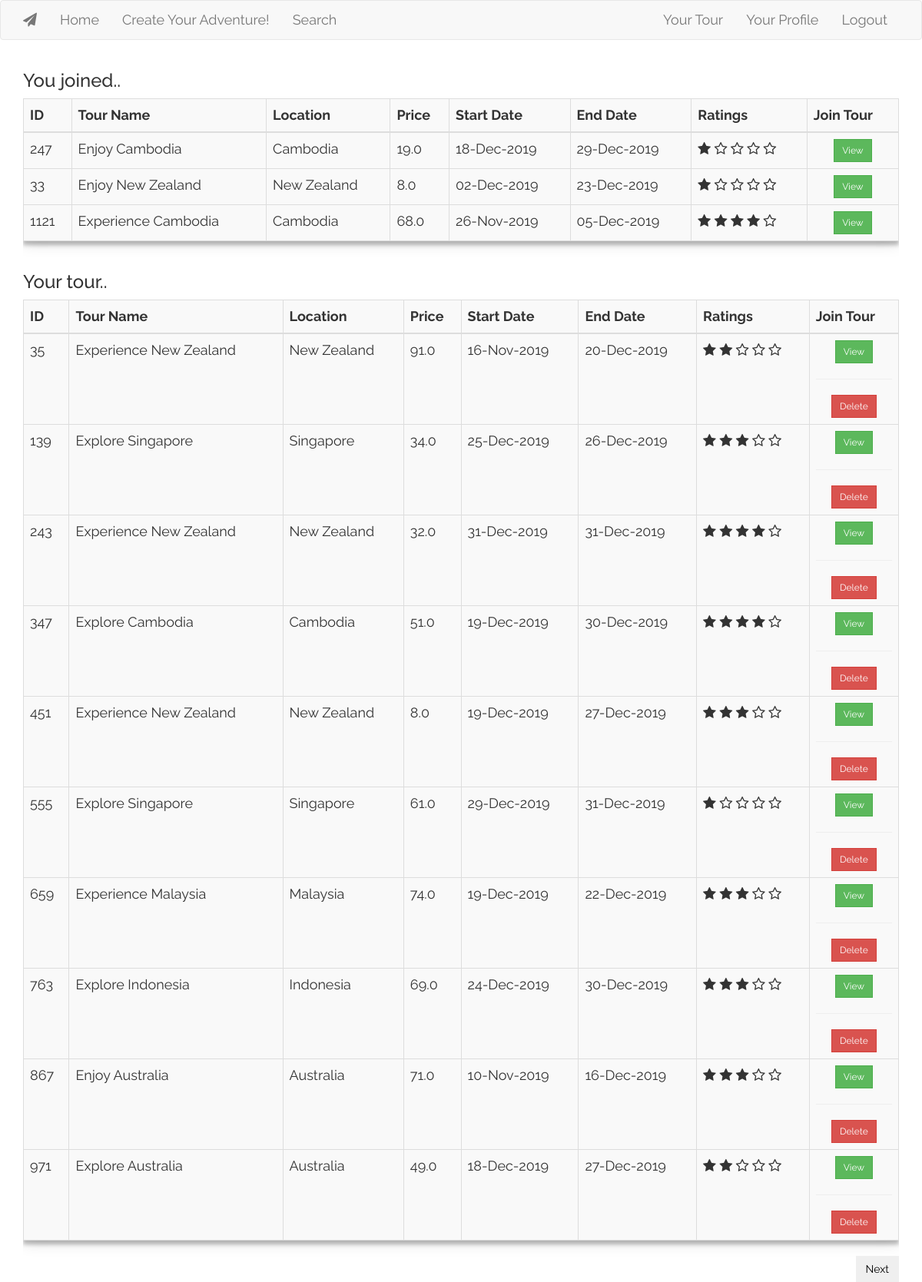
The app's page /joinedtours (signed in) with its own data.
### app/models.py (models this page shows, shortened)
class Tour(database.Model):
    id = database.Column(database.Integer, primary_key=True)
    tour_name = database.Column(database.String(50))
    tour_description = database.Column(database.String(140))
    tour_location = database.Column(database.String(50))
    tour_price = database.Column(database.Float)
    start_date = database.Column(database.DateTime)
    end_date = database.Column(database.DateTime)
    timestamp = database.Column(database.DateTime, index=True, default=datetime.now)
    user_id = database.Column(database.Integer, database.ForeignKey('user.id'))
    ratings  = database.Column(database.Float)
    f_status = database.Column(database.Boolean, default = False)

### app/routes.py (the view)
@app.route('/joinedtours')
def joinedtours():
    tourparted = User.get_participated_tours(user_id = current_user.id)
    tourcreated = User.get_created_tours(user_id = current_user.id)
    page = request.args.get('page', 1, type=int)
    tourcreated = tourcreated.paginate(page, 10, False)
    next_url = url_for('joinedtours', page=tourcreated.next_num) if tourcreated.has_next else None
    prev_url = url_for('joinedtours', page=tourcreated.prev_num) if tourcreated.has_prev else None
    return render_template('joinedtour.html',  tourcreated = tourcreated.items, tourpart = tourparted, next_url = next_url, prev_url = prev_url)

### app/__init__.py (called while the page is built)
def format_datetime(value, format='medium'):
    if format == 'full':
        format="EEEE, d. MMMM y 'at' HH:mm"
    elif format == 'medium':
        format="dd-MMM-y"
    return babel.dates.format_datetime(value, format)

### app/models.py (called while the page is built)
@login.user_loader
def load_user(id):
    return User.query.get(int(id))

    @staticmethod
    def get_participated_tours(user_id, tour_participated = []):
        tour_participated = Tour.query.join(TourParticipant, (TourParticipant.tour_id == Tour.id)).filter(and_(TourParticipant.user_id == user_id, Tour.f_status != True))
        return tour_participated

    @staticmethod
    def get_created_tours(user_id, tour_participated = []):
        tour_created = Tour.query.filter(and_(Tour.user_id == user_id, Tour.f_status != True))
        return tour_created

### app/templates/joinedtour.html (shortened to what this page needs)
{% extends "base.html" %}
{% block app_content %}
<h3>You joined..</h3>
<div class = "table-responsive">
<table class = "table table-striped table-hover table-bordered table-responsive align-middle">
 <thead>
        <tr>
                <th>ID</th>
                <th>Tour Name</th>
                <th>Location</th>
                <th>Price</th>
                <th>Start Date</th>
                <th>End Date</th>
                <th>Ratings</th>
                <th>Join Tour</th>
        </tr>
 </thead>
 <tbody>
                {% for tourjoined in tourpart %}
                <tr>
                    <td>{{tourjoined.id}}</td>
                    <td>{{tourjoined.tour_name}}</td>
                    <td>{{tourjoined.tour_location}}</td>
                    <td>{{tourjoined.tour_price}}</td>
                    <td>{{tourjoined.start_date|datetime}}</td>
                    <td>{{tourjoined.end_date|datetime}}</td>
                    <td>
                        <div class="star-rating main" data-toggle = "tooltip" data-placement="right" title = "{{ tourjoined.ratings }}  stars" >
                        <span class="fa fa-star-o" data-rating="1"></span>
                        <span class="fa fa-star-o" data-rating="2"></span>
                        <span class="fa fa-star-o" data-rating="3"></span>
                        <span class="fa fa-star-o" data-rating="4"></span>
                        <span class="fa fa-star-o" data-rating="5"></span>
                        </div>
                    </td>
                    <td style = "text-align: center">
                        <a href="{{ url_for('viewtour', id=tourjoined.id) }}"><button class = "btn btn-secondary btn-sm btn-success">{{ ('View') }}</a></button>
                    </td>
                </tr>
                {% endfor %}
</tbody>
</table>
</div>
<h3>Your tour..</h3>
<div class = "table-responsive">
<table class = "table table-striped table-hover table-bordered table-responsive align-middle">
 <thead>
        <tr>
                <th>ID</th>
                <th>Tour Name</th>
                <th>Location</th>
                <th>Price</th>
                <th>Start Date</th>
                <th>End Date</th>
                <th>Ratings</th>
                <th>Join Tour</th>
        </tr>
 </thead>
 <tbody>
                {% for tour in tourcreated %}
                <tr>
                    <td>{{tour.id}}</td>
                    <td>{{tour.tour_name}}</td>
                    <td>{{tour.tour_location}}</td>
                    <td>{{tour.tour_price}}</td>
                    <td>{{tour.start_date|datetime}}</td>
                    <td>{{tour.end_date|datetime}}</td>
                    <td>
                        <div class="star-rating main" data-toggle = "tooltip" data-placement="right" title = "{{ tour.ratings }}  stars" >
                        <span class="fa fa-star-o" data-rating="1"></span>
                        <span class="fa fa-star-o" data-rating="2"></span>
                        <span class="fa fa-star-o" data-rating="3"></span>
                        <span class="fa fa-star-o" data-rating="4"></span>
                        <span class="fa fa-star-o" data-rating="5"></span>
                        </div>
                    </td>
                    <td style = "text-align: center">
                        <a href="{{ url_for('viewtour', id=tour.id) }}"><button class = "btn btn-secondary btn-sm btn-success">{{ ('View') }}</a></button>
                        {% if current_user.id == tour.user_id or current_user.access == 'admin' %}
                            <hr><a href="{{ url_for('deletetour', id=tour.id) }}"><button class = "btn btn-secondary btn-sm btn-danger">{{ ('Delete') }}</a></button>
                        {% endif %}
                    </td>
                </tr>
                {% endfor %}
</tbody>
</table>
{% if next_url %}
<a href="{{ next_url }}"><button style = "float: right; color: black" class = "btn square submit">{{ ('Next') }}</button></a>
{% endif %}
</div>
{% endblock %}

### app/static/main.css (style rules this page uses)
table { width: 100% !important; align-content: center !important; box-shadow: 0 0 20px 0 rgba(0, 0, 0, 0.2), 0 5px 5px 0 rgba(0, 0, 0, 0.24); background: #F9F9F9; }
body { font: 18px Raleway, sans-serif !important; }
a, a:hover, a:active, a:visited { color: white; }
.submit { -webkit-transition-duration: 0.4s; transition-duration: 0.4s; }
.btn { border-radius: 0; }

### records on screen
Tour: id "247", tour_name "Enjoy Cambodia", tour_location "Cambodia", tour_price "19.0", start_date "18-Dec-2019", end_date "29-Dec-2019", value "View"
Tour: id "33", tour_name "Enjoy New Zealand", tour_location "New Zealand", tour_price "8.0", start_date "02-Dec-2019", end_date "23-Dec-2019", value "View"
Tour: id "1121", tour_name "Experience Cambodia", tour_location "Cambodia", tour_price "68.0", start_date "26-Nov-2019", end_date "05-Dec-2019", value "View"
Tour: id "35", tour_name "Experience New Zealand", tour_location "New Zealand", tour_price "91.0", start_date "16-Nov-2019", end_date "20-Dec-2019", value "View", value "Delete"
Tour: id "139", tour_name "Explore Singapore", tour_location "Singapore", tour_price "34.0", start_date "25-Dec-2019", end_date "26-Dec-2019", value "View", value "Delete"
Tour: id "243", tour_name "Experience New Zealand", tour_location "New Zealand", tour_price "32.0", start_date "31-Dec-2019", end_date "31-Dec-2019", value "View", value "Delete"
Tour: id "347", tour_name "Explore Cambodia", tour_location "Cambodia", tour_price "51.0", start_date "19-Dec-2019", end_date "30-Dec-2019", value "View", value "Delete"
Tour: id "451", tour_name "Experience New Zealand", tour_location "New Zealand", tour_price "8.0", start_date "19-Dec-2019", end_date "27-Dec-2019", value "View", value "Delete"
Tour: id "555", tour_name "Explore Singapore", tour_location "Singapore", tour_price "61.0", start_date "29-Dec-2019", end_date "31-Dec-2019", value "View", value "Delete"
Tour: id "659", tour_name "Experience Malaysia", tour_location "Malaysia", tour_price "74.0", start_date "19-Dec-2019", end_date "22-Dec-2019", value "View", value "Delete"
Tour: id "763", tour_name "Explore Indonesia", tour_location "Indonesia", tour_price "69.0", start_date "24-Dec-2019", end_date "30-Dec-2019", value "View", value "Delete"
Tour: id "867", tour_name "Enjoy Australia", tour_location "Australia", tour_price "71.0", start_date "10-Nov-2019", end_date "16-Dec-2019", value "View", value "Delete"
Tour: id "971", tour_name "Explore Australia", tour_location "Australia", tour_price "49.0", start_date "18-Dec-2019", end_date "27-Dec-2019", value "View", value "Delete"

### other values on screen
{{ ('Next') }} "Next"
